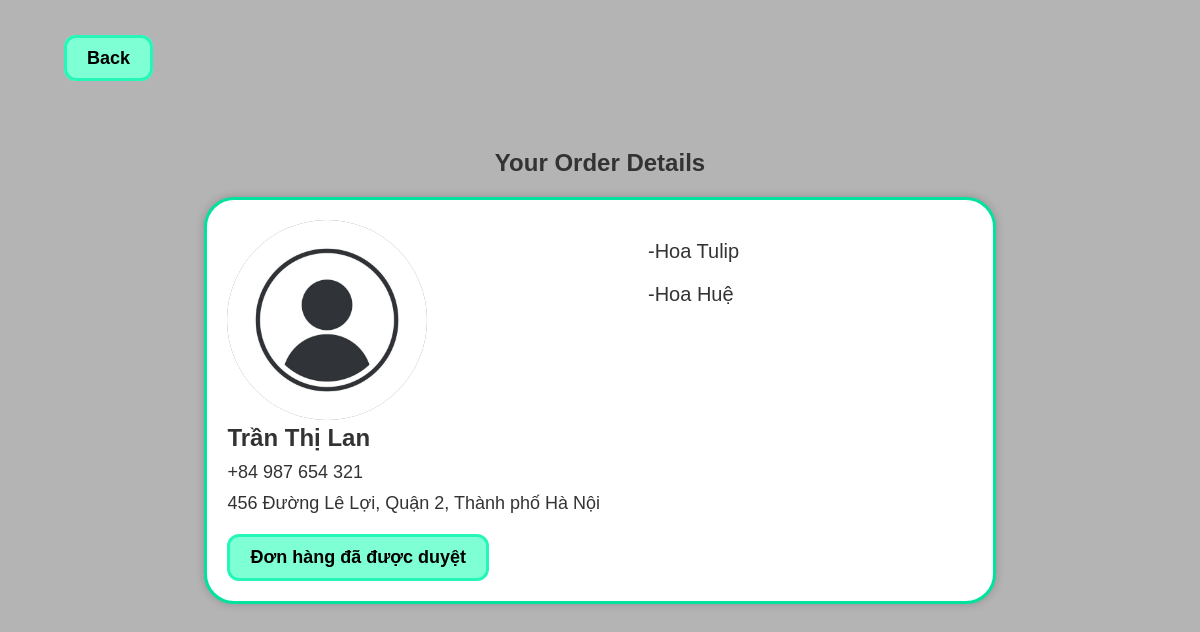
The page /order_details.php?id=43 (signed in) on the database its author committed.
### tables this page shows
CREATE TABLE `customer` (
  `ID` int(11) NOT NULL,
  `name` varchar(50) NOT NULL,
  `num_phone` varchar(30) NOT NULL,
  `address` varchar(255) NOT NULL
);

### server/order_connection.php (called while the page is built, shortened)
<?php
function connection()
{
    $server = 'localhost';
    $user = 'root';
    $password = '';
    $databasename = 'flower_management';
    $conn = new mysqli($server, $user, $password, $databasename);
    return $conn;
}
function load_order()
{
    $conn = connection();
    $sql = "SELECT * FROM orders, customer WHERE orders.customer_id = customer.ID";
    $result = $conn -> query($sql);
    $data = array();
    for($i = 0; $i < $result -> num_rows; $i ++)
    {
        $row = $result -> fetch_assoc();
        $data[] = $row;
    }
    return array('code' => 0, 'data' => $data);
}
function getFlowerinOrderlist($list)
{
    $conn = connection();
    $flowers = [];
    for($i = 0; $i < sizeof($list); $i ++)
    {
        $sql = "SELECT `flower_name` FROM `flower` WHERE ID = ?";
        $id_flower = (int)$list[$i];
        $stm = $conn -> prepare($sql);
        $stm -> bind_param('i', $id_flower);
        if(!$stm -> execute())
        {
            return array('code' => 1, 'message' => "There an error occured, please try again later");
        }
        $result = $stm -> get_result();
        if($row = $result->fetch_assoc()) {
            $flowers[] = $row['flower_name'];
        }
    }
    return array('code' => 0, 'data' => $flowers);
}
?>

### order_details.php (the view, shortened to what this page needs)
<?php
    require_once('./server/order_connection.php');
    if (isset($_GET['id']))
    {
        $order_id = $_GET['id'];
    }
    $load_order_array = load_order()['data'];
    for($i = 0; $i < sizeof($load_order_array); $i ++)
    {
        if($load_order_array[$i]['id'] == $order_id)
        {
            $data = $load_order_array[$i];
        }
    }
    $order_list = explode(",", $data['order_list']);
    $ordered_flowers = getFlowerinOrderlist($order_list)['data'];
?>
<!DOCTYPE html>
<html lang="en">
    <head>
        <link rel="stylesheet" href="css/style_customer.css">
        <link rel="stylesheet" href="css/style_index.css">
    </head>
    <body>
        <div class="back_container">
            <a class="back" href="javascript:history.go(-1)">Back</a>
        </div>
        <div class = "section_container">
            <h2>Your Order Details</h2>
            <div class="panel">
                <div class= "left-column">
                    <img class="ava" src="component/avatar.jpg" alt="image">
                    <div class="name"><?= $data['name']?></div>
                    <div class="phone"><?= $data['num_phone']?></div>
                    <div class= "address"><?= $data['address']?></div>
                    <?php
                    if($data['status'] == 0)
                    {
                        ?>
                        <div class="button-container">
                            <form action="server/order_process.php" method="POST">
                                <button type="submit" name="accept" value="<?= $data['id'] ?>" class="accept">Accept</button>
                                <button type="submit" name="decline" value="<?= $data['id'] ?>" class="decline">Decline</button>
                            </form>
                        </div>
                        <?php
                    }
                    elseif($data['status'] == 1)
                    {
                        ?>
                        <div class="message_box">
                            Đơn hàng đã được duyệt
                        </div>
                        <?php
                    }
                    ?>
                </div>
                <div class="right-column">
                    <?php
                        for($i = 0; $i < sizeof($ordered_flowers); $i ++)
                        {
                        ?>
                            <p class = "product">-<?=$ordered_flowers[$i] ?></p>
                        <?php
                        }
                    ?>
                </div>
            </div>
        </div>
    </body>
</html>

### css/style_customer.css (style rules this page uses)
html, body { height: 100%; margin: 0; padding: 0; }
.back_container { margin-top: 3rem; }
.back { width: fit-content; margin-left: 4rem; padding: 10px 20px; border-radius: 12px; border: 3px solid rgb(38, 247, 184); font-weight: bold; color: #000000; font-size: 18px; background: rgb(126, 255, 212); }
.section_container { display: flex; flex-direction: column; align-items: center; justify-content: center; }
.panel { display: grid; grid-template-columns: 1fr 1fr; max-width: 800px; height: auto; border: 3px solid #01e29f; border-radius: 30px; margin: 20px; padding: 20px; background-color: white; box-shadow: 0 0 10px rgba(0, 0, 0, 0.2); }
.left-column { margin-bottom: auto; }
.right-column { margin-bottom: auto; margin-left: 3rem; }
.ava { width: 200px; height: 200px; border-radius: 50%; background-color: gray; margin-right: 20px; }
.name { font-weight: bold; font-size: 24px; }
.phone, .address { font-size: 18px; margin-top: 10px; }
.product { font-size: 20px; margin-top: 20px; }
.message_box { width: fit-content; padding: 10px 20px; border-radius: 12px; border: 3px solid rgb(38, 247, 184); margin-top: 20px; font-weight: bold; color: #000000; font-size: 18px; background: rgb(126, 255, 212); }

### css/style_index.css (style rules this page uses)
* { margin: 0; padding: 0; box-sizing: border-box; }
:root { --main-color: #01e29f; --hover-color: rgba(1, 1, 1, 0); --body-color: rgb(30,30,30); --container-color: #2d2e37; --text-color: #ffffff; }
a { text-decoration: none; color: inherit; }
body { font-family: Arial, sans-serif; background-color: #b4b4b4; color: #333; }
.section_container { margin: 5rem 0 0 0; }

### rows shown on the page
customer: name "Trần Thị Lan", num_phone "+84 987 654 321", address "456 Đường Lê Lợi, Quận 2, Thành phố Hà Nội"

### other values the page prints
$ordered_flowers[$i] "Hoa Tulip"
$ordered_flowers[$i] "Hoa Huệ"
